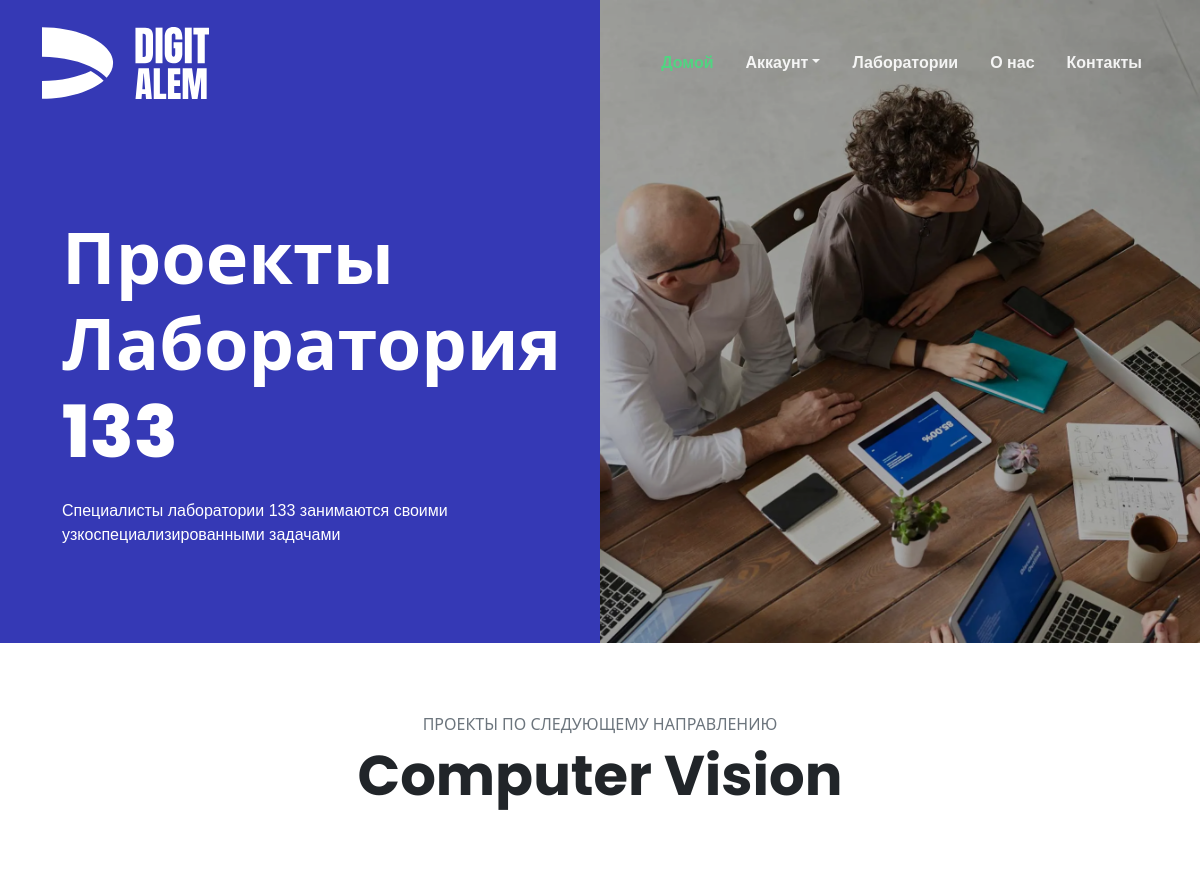
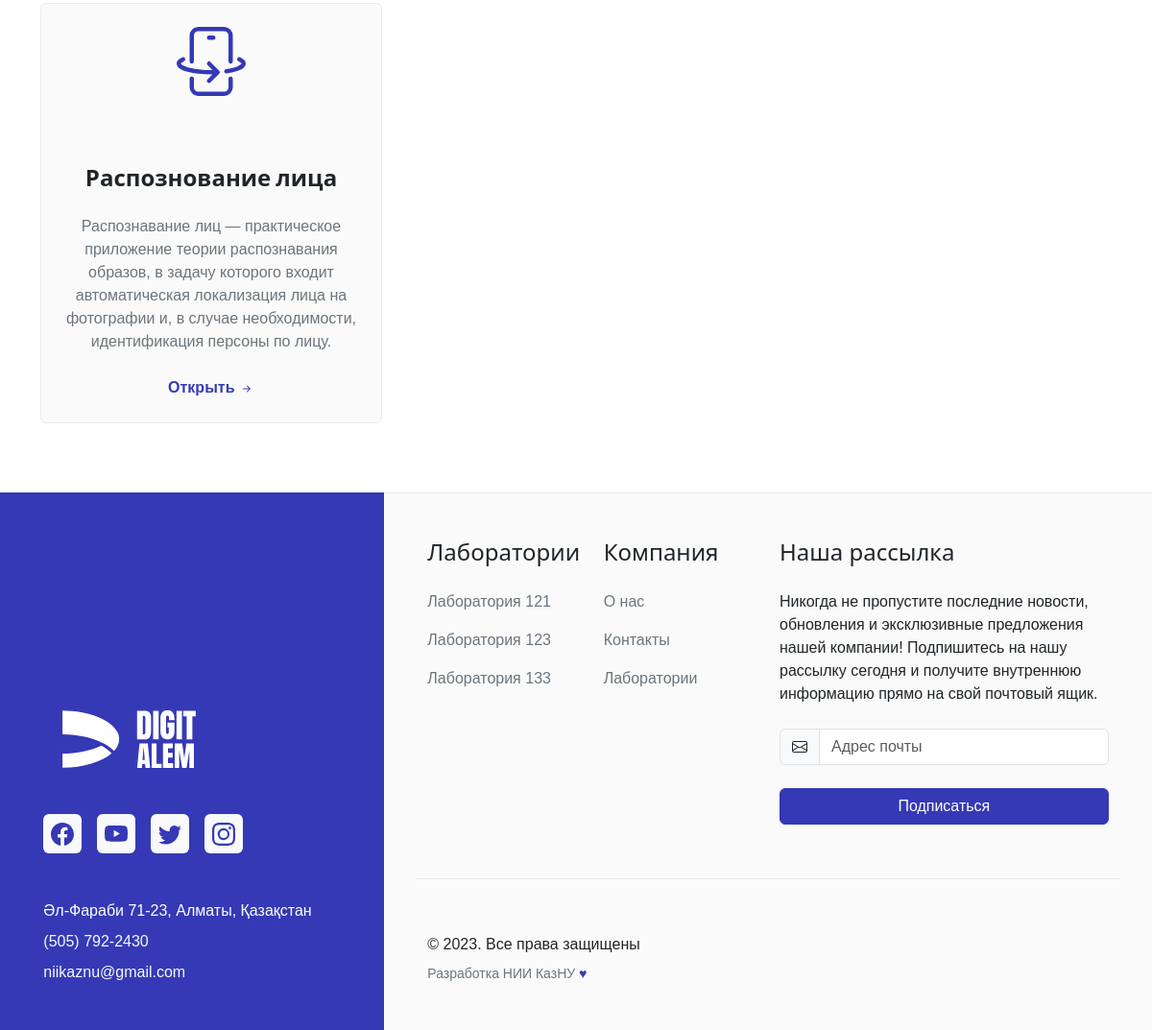
The page /how/lab133/compvision/projects/ on the database its author committed (2 pictures, top to bottom).
### digitapp/models.py (models this page shows, shortened)
class Lab(models.Model):
    name = models.CharField(max_length=100)
    description = models.TextField()
    fields = models.ManyToManyField('Field', related_name='lab')
    image = models.ImageField()
    slug = models.SlugField(max_length=100, unique=True, db_index=True, blank=True)

class Field(models.Model):
    name = models.CharField(max_length=100)
    description = models.TextField()
    image = models.ImageField()
    slug = models.SlugField(max_length=100, unique=True, db_index=True, blank=True)
    def __str__(self):
        return self.name

class Project(models.Model):
    lab = models.ForeignKey('Lab', on_delete=models.DO_NOTHING)
    field = models.ForeignKey('Field', on_delete=models.DO_NOTHING)
    name = models.CharField(max_length=100)
    description = models.TextField()
    content = models.TextField()
    slug = models.SlugField(max_length=100, unique=True, db_index=True, blank=True)
    date = models.DateField(default=timezone.now())
    image = models.ImageField()

### digitapp/views.py (the view)
# urls.py: path('how/<slug:lab_slug>/<slug:field_slug>/projects/', projects, name='projects'),
def projects(request, lab_slug, field_slug):
    lab = Lab.objects.get(slug=lab_slug)
    field = Field.objects.get(slug=field_slug)
    projects = Project.objects.filter(lab=lab, field=field)
    context = {
        'projects': projects,
        'lab': lab,
        'field': field,
    }
    return render(request, 'projects.html', context)

### digitapp/context_processors.py (called while the page is built)
def labs(request):
    return {'labs': Lab.objects.all()}

### digitapp/templates/projects.html (shortened to what this page needs)
{% extends 'base.html' %}
{% load static %}
{% block nav %}
<section class="bg-primary" data-bs-theme="dark">
  <div class="container-fluid overflow-hidden">
    <div class="row">
      <div class="col-12 col-md-6 order-1 order-md-0 align-self-md-end">
        <div class="row py-3 py-sm-5 py-xl-9 bsb-section-mt-md-1 justify-content-sm-center">
          <div class="col-12 col-sm-10">
            <h1 class="display-2 fw-bolder mb-4 text-white">Проекты {{lab.name}}</h1>
            <div class="row">
              <div class="col-12 col-xxl-8">
                <p class="fs-5 mb-0 text-secondary">{{lab.description|safe}}</p>
              </div>
            </div>
          </div>
        </div>
      </div>
      <div class="col-12 col-md-6 p-0">
        <figure class="bsb-overlay-figure w-100 h-100 m-0" style="--bsb-overlay-figure-opacity: .3">
          <img class="img-fluid w-100 h-100 object-fit-cover" loading="lazy" src="{% static 'assets/img/hero/service-img-1.webp' %}" alt="">
        </figure>
      </div>
    </div>
  </div>
</section>
{% endblock nav %}
{% block main %}
<section class="py-5 py-xl-8 bsb-section-py-xxl-1">
  <div class="container mb-5 mb-md-6 mb-xl-10">
    <div class="row justify-content-md-center">
      <div class="col-12 text-center">
        <h3 class="fs-6 text-secondary mb-2 text-uppercase">Проекты по следующему направлению</h3>
        <h2 class="display-4 fw-bold mb-0">{{field}}</h2>
      </div>
    </div>
  </div>
  <div class="container overflow-hidden">
    <div class="row gy-4 gy-md-0 gx-xxl-5">
      {% for p in projects %}
      <div class="col-12 col-md-4">
        <div class="card bsb-tpl-bg-lotion bsb-tpl-border-lg-cyan">
          <div class="card-body text-center p-4 p-xxl-5">
            <h4 class="fw-bold mb-4">{{p.name}}</h4>
            <p class="mb-4 text-secondary">{{p.description|safe}}</p>
            <a href="{% url 'project' lab.slug p.field.slug p.slug %}" class="fw-bold text-decoration-none link-primary">
              Открыть
              <svg xmlns="http://www.w3.org/2000/svg" width="16" height="16" fill="currentColor" class="bi bi-arrow-right-short" viewBox="0 0 16 16">
                <path fill-rule="evenodd" d="M4 8a.5.5 0 0 1 .5-.5h5.793L8.146 5.354a.5.5 0 1 1 .708-.708l3 3a.5.5 0 0 1 0 .708l-3 3a.5.5 0 0 1-.708-.708L10.293 8.5H4.5A.5.5 0 0 1 4 8z" />
              </svg>
            </a>
          </div>
        </div>
      </div>
      {% endfor %}
    </div>
  </div>
</section>
{% endblock main %}

### digitapp/templates/base.html (shortened to what this page needs)
{% load static %}
<!doctype html>
<html lang="ru">
<head>
  <link rel="stylesheet" href="{% static 'assets/css/palette-bsb.css' %}">
</head>
<body>
  <header id="header">
    <nav class="navbar navbar-expand-lg bsb-navbar bsb-navbar-hover bsb-navbar-caret bsb-tpl-navbar-float bsb-tpl-navbar-sticky" data-bs-theme="dark" data-bsb-stuck-bg="bg-primary" data-bsb-stuck-theme="dark">
      <div class="container">
        <a class="navbar-brand" href="{% url 'index' %}">
          <img src="{% static 'assets/img/branding/Logo_RGB_white.svg' %}" class="bsb-tpl-logo" alt="">
        </a>
        <div class="offcanvas offcanvas-end bg-primary" tabindex="-1" id="offcanvasNavbar" aria-labelledby="offcanvasNavbarLabel">
          <div class="offcanvas-body">
            <ul id="bsb-tpl-navbar" class="navbar-nav justify-content-end flex-grow-1">
              <li class="nav-item">
                <a class="nav-link active" aria-current="page" href="{% url 'index' %}">Домой</a>
              </li>
              <li class="nav-item dropdown" data-bs-theme="light">
                <a class="nav-link dropdown-toggle" href="#!" id="blogDropdown" role="button" data-bs-toggle="dropdown" aria-expanded="false">Аккаунт</a>
              </li>
              <li class="nav-item">
                <a class="nav-link" href="{% url 'how' %}">Лаборатории</a>
              </li>
              <li class="nav-item">
                <a class="nav-link" href="{% url 'about' %}">О нас</a>
              </li>
              <li class="nav-item">
                <a class="nav-link" href="{% url 'contacts' %}">Контакты</a>
              </li>
            </ul>
          </div>
        </div>
      </div>
    </nav>
    {% block nav %}
    {% endblock nav %}
  </header>
  {% block main %}
  {% endblock main %}
  <footer class="footer">
    <section>
      <div class="container-fluid">
        <div class="row">
          <div class="col-12 col-lg-4 bg-primary py-4 py-md-5 py-xxl-8">
            <div class="row h-100 align-items-end justify-content-center">
              <div class="col-12 col-md-11 col-xl-10">
                <div class="footer-logo-wrapper">
                  <a href="{% url 'index' %}">
                    <img src="{% static 'assets/img/branding/Logo_RGB_white.svg' %}" alt="" width="179" height="60">
                  </a>
                </div>
                <div class="social-media-wrapper mt-5">
                  <ul class="nav">
                    <li class="nav-item me-3">
                      <a class="nav-link link-primary p-2 bg-light rounded" href="#!">
                      </a>
                    </li>
                    <li class="nav-item me-3">
                      <a class="nav-link link-primary p-2 bg-light rounded" href="#!">
                      </a>
                    </li>
                    <li class="nav-item me-3">
                      <a class="nav-link link-primary p-2 bg-light rounded" href="#!">
                      </a>
                    </li>
                    <li class="nav-item">
                      <a class="nav-link link-primary p-2 bg-light rounded" href="#!">
                      </a>
                    </li>
                  </ul>
                </div>
                <div class="address-wrapper mt-5">
                  <address class="mb-2 text-white">Әл-Фараби 71-23, Алматы, Қазақстан</address>
                  <p class="mb-2">
                    <a class="link-light text-decoration-none" href="tel:+15057922430">(505) 792-2430</a>
                  </p>
                  <p class="mb-0">
                    <a class="link-light text-decoration-none" href="mailto:niikaznu@gmail.com">niikaznu@gmail.com</a>
                  </p>
                </div>
              </div>
            </div>
          </div>
          <div class="col-12 col-lg-8 bsb-tpl-bg-lotion border-top bsb-tpl-border-lg-cyan py-4 py-md-5 py-xxl-8">
            <div class="row justify-content-center">
              <div class="col-12 col-md-11 col-xxl-10">
                <div class="row gy-4 gy-sm-0">
                  <div class="col-6 col-sm-3">
                    <div class="widget">
                      <h4 class="widget-title mb-4">Лаборатории</h4>
                      <ul class="list-unstyled">
                        {% for lab in labs %}
                        <li class="mb-3">
                          <a href="{% url 'lab' lab.slug %}" class="link-secondary text-decoration-none">{{lab.name}}</a>
                        </li>
                        {% endfor %}
                      </ul>
                    </div>
                  </div>
                  <div class="col-6 col-sm-3">
                    <div class="widget">
                      <h4 class="widget-title mb-4">Компания</h4>
                      <ul class="list-unstyled">
                        <li class="mb-3">
                          <a href="{% url 'about' %}" class="link-secondary text-decoration-none">О нас</a>
                        </li>
                        <li class="mb-3">
                          <a href="{% url 'contacts' %}" class="link-secondary text-decoration-none">Контакты</a>
                        </li>
                        <li class="mb-3">
                          <a href="{% url 'how' %}" class="link-secondary text-decoration-none">Лаборатории</a>
                        </li>
                      </ul>
                    </div>
                  </div>
                  <div class="col-12 col-sm-6">
                    <div class="widget">
                      <h4 class="widget-title mb-4">Наша рассылка</h4>
                      <p class="mb-4">Никогда не пропустите последние новости, обновления и эксклюзивные предложения нашей компании! Подпишитесь на нашу рассылку сегодня и получите внутреннюю информацию прямо на свой почтовый ящик.</p>
                      <form action="{% url 'mailing_form' %}" method="POST">
                        <div class="row gy-4">
                          <div class="col-12">
                            <div class="input-group">
                              <span class="input-group-text" id="email-newsletter-addon">
                              </span>
                              <input type="email" name="email" class="form-control" id="email-newsletter" value="" placeholder="Адрес почты" aria-label="email-newsletter" aria-describedby="email-newsletter-addon" required>
                            </div>
                          </div>
                          <div class="col-12">
                            <div class="d-grid">
                              <button class="btn btn-primary" type="submit">Подписаться</button>
                            </div>
                          </div>
                        </div>
                      </form>
                    </div>
                  </div>
                </div>
                <div class="row mt-6 border-top border-light-subtle">
                  <div class="footer-copyright-wrapper mt-6">
                    &copy; 2023. Все права защищены
                  </div>
                  <div class="credits text-secondary mt-2 fs-7">
                    Разработка НИИ КазНУ <span class="text-primary">&#9829;</span>
                  </div>
                </div>
              </div>
            </div>
          </div>
        </div>
      </div>
    </section>
  </footer>
</body>
</html>

### rows shown on the page
Lab: name "Лаборатория 133", description "Специалисты лаборатории 133 занимаются своими узкоспециализированными задачами"
Field: name "Computer Vision"
Project: name "Распознование лица", description "Распознавание лиц — практическое приложение теории распознавания образов, в задачу которого входит автоматическая локализация лица на фотографии и, в случае необходимости, идентификация персоны по лицу."
Lab: name "Лаборатория 121"
Lab: name "Лаборатория 123"
